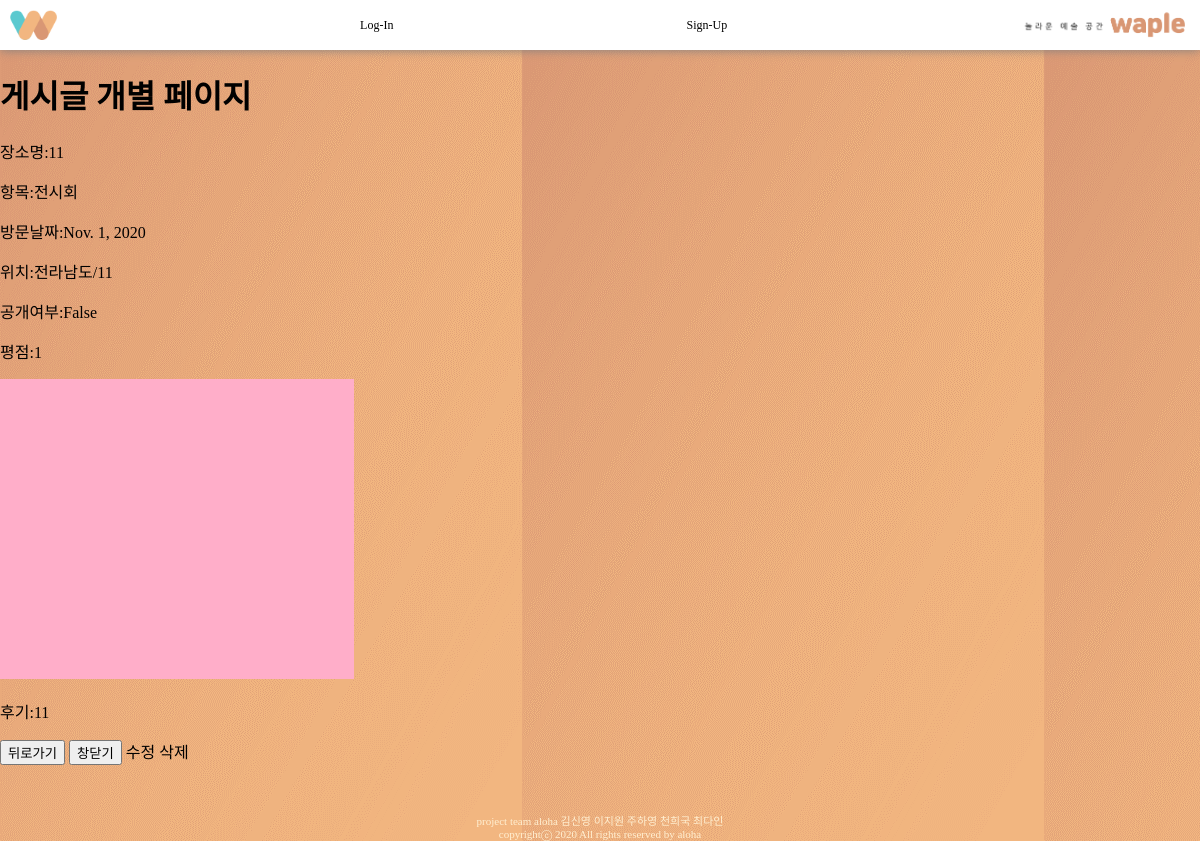
The page /3/ on the database as committed earlier.
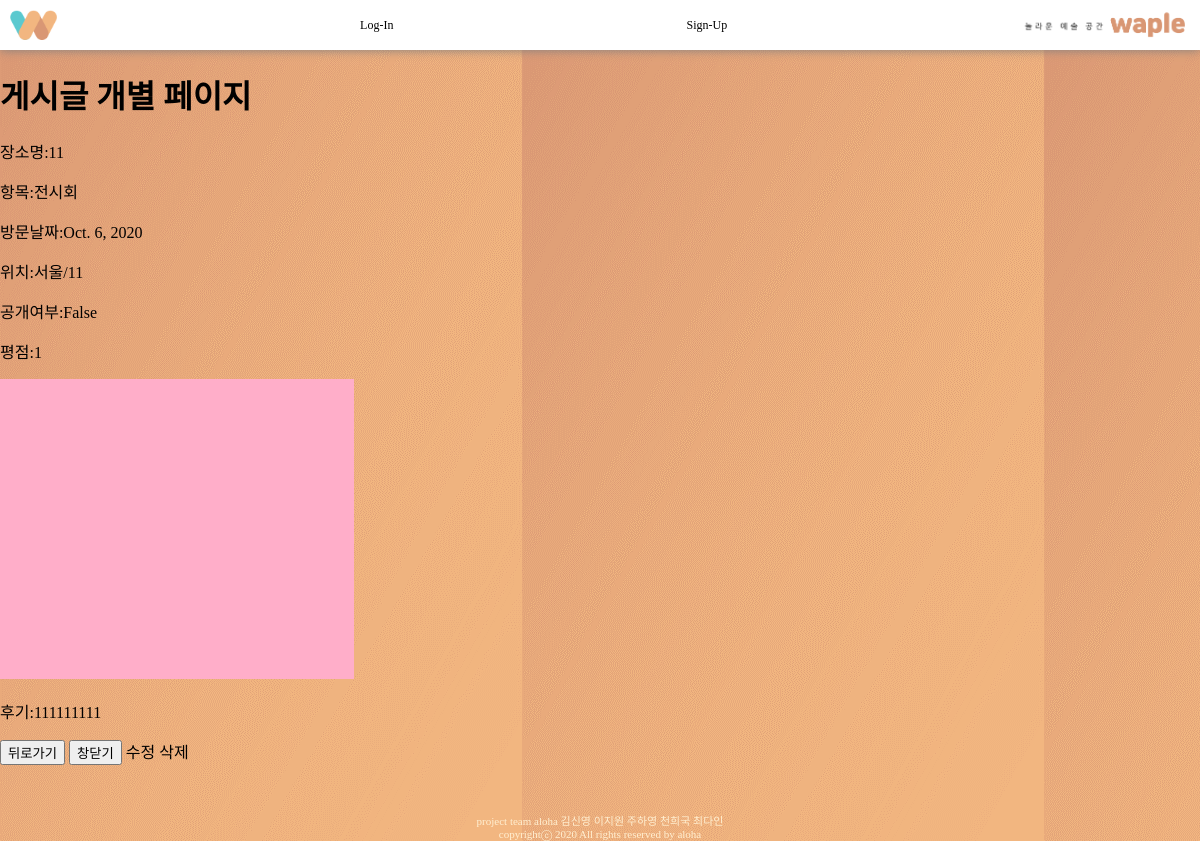
The same page on the database as committed later.
### mainapp/models.py (models this page shows, shortened)
class Post(models.Model):
    name=models.CharField(max_length=50)
    item=models.CharField(max_length=50) # 카테고리
    public= models.BooleanField(default=False)
    rating= models.IntegerField()
    date=models.DateField(null=True, blank=True)
    image=models.ImageField(upload_to='userimg', null=True)
    comment=models.TextField()
    country = models.CharField(max_length=50)
    city = models.CharField(max_length=50)
    user = models.ForeignKey(User, on_delete=models.CASCADE, null=True)

### mainapp/views.py (the view)
# urls.py: path('<int:pk>/',views.posting, name="posting"), #post 세부내용
def posting(request, pk):
    post = Post.objects.get(pk=pk)
    return render(request, 'mainapp/posting.html', {'post':post})

### mainapp/templates/mainapp/posting.html
{% extends 'base.html' %}
{% load static %}
{% block style %}
    <link rel="stylesheet" href="{% static 'mainapp/home.css' %}">
{% endblock %}
{% block content %}
    <h1>게시글 개별 페이지</h1>
        <p>장소명:{{post.name}}</p>
        <p>항목:{{post.item}}</p>
        <p>방문날짜:{{post.date}}</p>
        <p>위치:{{post.country}}/{{post.city}}</p>
        <p>공개여부:{{post.public}}</p>
        <p>평점:{{post.rating}}</p>
        {% if post.image %}
            <img src = "{{ post.image.url }}" alt="{{post.name}}" height="300">
            <br>
        {% endif %}
        <p>후기:{{post.comment}}</p>
    <button onclick="javascript:history.back();">뒤로가기</button>
    <button onclick="window.close();">창닫기</button>
    <a href="">수정</a>
    <a href="/{{post.pk}}/remove">삭제</a>
{% endblock %}

### templates/base.html (shortened to what this page needs)
{% load static %}
<!DOCTYPE html>
<html lang="en">
<head>
    <link rel="stylesheet" href="{% static 'base.css' %}" type="text/css">
    {% block style %}
    {% endblock %}
</head>
<body>
    <div id='nav'>
        <a href="{% url 'mainapp:home' %}"><img id='logo' src={% static 'logo.png' %} alt='logo'></a>
        {% if user.is_authenticated %}
            <li>
                <form action="{% url 'accountapp:logout' %}" method="POST">
                    {% csrf_token %}
                    <input type="hidden" name="path" value="{{request.path}}">
                    <button id='log_out'type = submit>Log-Out</button>
                </form>
            </li>
        {% else %}
            <li><a href="{% url 'accountapp:login' %}">Log-In</a></li>
            <li><a href="{% url 'accountapp:sign_up' %}">Sign-Up</a></li>
        {% endif %}
        <img id='text_logo' src={% static 'logo2.png' %} alt='logo'>
    </div>
    {% block content %}
    {% endblock %}
    <div id='bottom'>
        project team aloha 김신영 이지원 주하영 천희국 최다인<br>
        copyrightⓒ 2020 All rights reserved by aloha
    </div>
</body>
</html>

### static/base.css (style rules this page uses)
body { margin: 0px; background-image: url('background.png'); font-family: 'SCDream'; }
#nav { display: flex; justify-content: space-between; align-items: center; background-color: white; box-shadow: 0 0 10px gray; }
a { height: 50px; }
#logo { height: 30px; padding: 10px; }
#text_logo { height: 50px; }
#bottom { margin-top: 50px; font-weight: 100; font-size: 11px; color: rgb(255, 239, 209); line-height: 120%; text-align: center; }
li { list-style: none; font-size: 12px; }
a:link { color: black; text-decoration: none; }

Rows that differ between the two databases and show on the page:
changed Post "전시회": date "Nov. 1, 2020" → "Oct. 6, 2020"; country "전라남도" → "서울"; comment "11" → "111111111"
